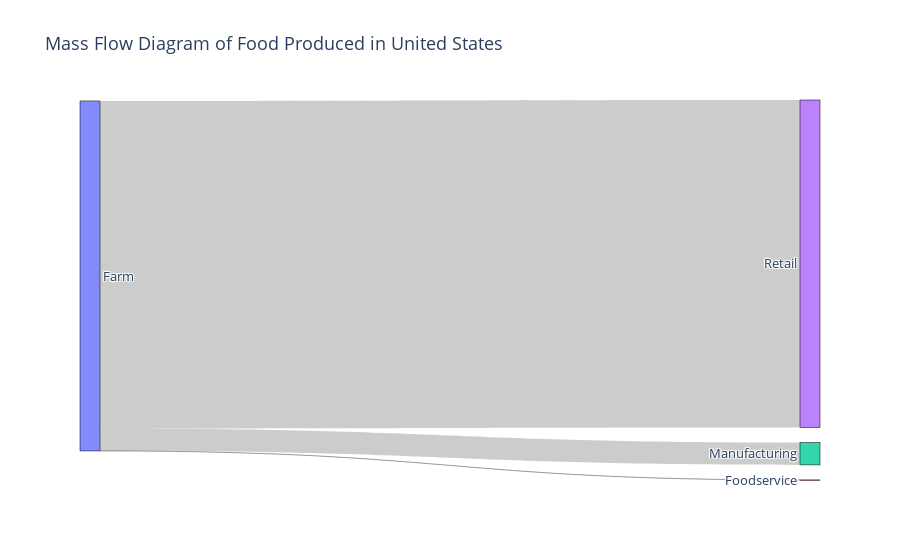

This figure's notebook cell:
### Code cell
import pandas as pd
import plotly.graph_objects as go

# Load data into a DataFrame, skip the first three rows
data = pd.read_csv('ReFED_US_Food_Surplus_Summary.csv', skiprows=3)

# Filter rows containing the useful sectors
data = data[data['sector'].isin(['Farm', 'Manufacturing', 'Foodservice', 'Retail'])]

# Create a mapping of sector names to numeric labels
sector_mapping = {sector: i for i, sector in enumerate(data['sector'].unique())}

# Create a list of labels and values for the Sankey diagram
labels = list(sector_mapping.keys())
values = data['tons_supply'].values

# Create the sources, targets, and values for the Sankey diagram links
sources = [sector_mapping['Farm']] * 3
targets = [sector_mapping['Manufacturing'], sector_mapping['Retail'], sector_mapping['Foodservice']]
link_values = values

# Create Sankey diagram
fig = go.Figure(go.Sankey(
    node=dict(
        pad=15,
        thickness=20,
        line=dict(color='black', width=0.5),
        label=labels
    ),
    link=dict(
        source=sources,
        target=targets,
        value=link_values
    )
))

# Set Sankey diagram title
fig.update_layout(title_text='Mass Flow Diagram of Food Produced in United States', font_size=13)

# Show Sankey diagram
fig.show()

### Figure 1 — Plotly figure (JSON) as saved in the notebook; plotly's stock layout.template omitted (floating-point values rounded to 4 significant figures; data arrays with more than 128 entries replaced by an {"elided": "..."} marker saying what was removed)
{"data": [{"link": {"source": [0, 0, 0], "target": [2, 3, 1], "value": {"elided": "3384 float values"}}, "node": {"label": ["Farm", "Foodservice", "Manufacturing", "Retail"], "line": {"color": "black", "width": 0.5}, "pad": 15, "thickness": 20}, "type": "sankey"}], "layout": {"font": {"size": 13}, "title": {"text": "Mass Flow Diagram of Food Produced in United States"}}}
